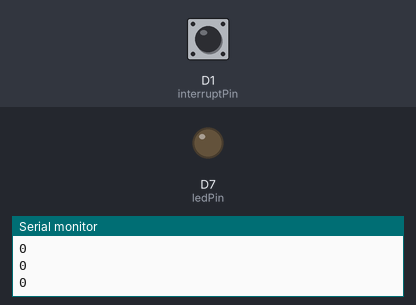
Simulated run of this sketch. Board: ESP8266 (NodeMCU). Shown: output pins drawn as LEDs (lit = HIGH), the last lines printed to the serial monitor. Inputs (shaded band) come from the test bench; at power-on: D1 (interruptPin) HIGH.

Above: at 1.2 s.
1.3 s: D1 (interruptPin) pulled LOW for 0.15 s
At 2.3 s:
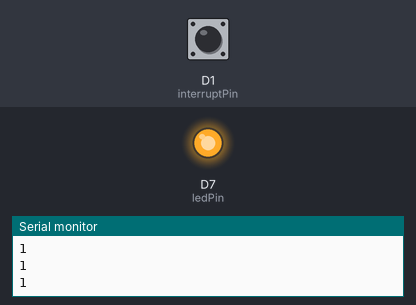
2.9 s: D1 (interruptPin) pulled LOW for 1 s
At 4.8 s:
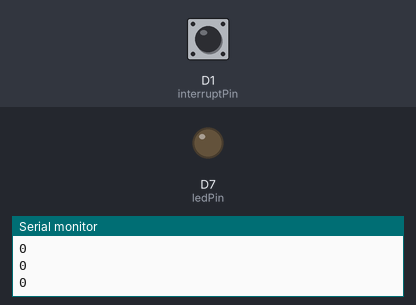
5.4 s: D1 (interruptPin) pulled LOW for 3.2 s
At 9.6 s:
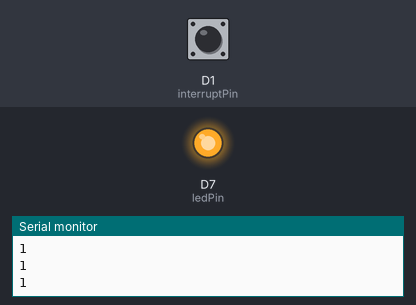
Timing chart, 0 to 11.1 s (numbered marks = the images above; inputs shaded):
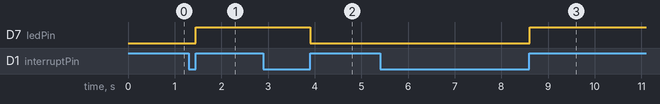

The sketch:

makerthon_test_interupt.ino
```cpp
const int ledPin = D7;
const int interruptPin = D1;
volatile int state = LOW;


void ICACHE_RAM_ATTR blink() {
  state = !state;
}

void setup() {
  Serial.begin(115200);
  pinMode(ledPin, OUTPUT);
  pinMode(interruptPin, INPUT_PULLUP);
  attachInterrupt(digitalPinToInterrupt(interruptPin), blink, RISING);
}

void loop() {
  digitalWrite(ledPin, state);
  Serial.println(state);
  delay(10);

}
```

Measured:
- after the input at 1.3 s, D7 (ledPin): LOW → HIGH after 0.16 s
- after the input at 2.9 s, D7 (ledPin): HIGH → LOW after 1.0 s
- after the input at 5.4 s, D7 (ledPin): LOW → HIGH after 3.2 s
